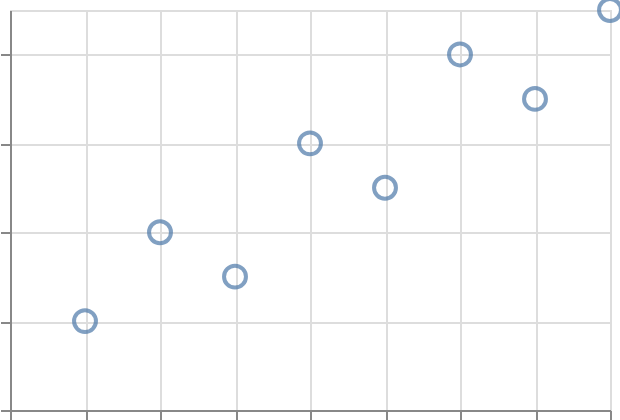

Express this chart as Vega-Lite.
### Vega-Lite specification from a JSON file in a GitHub repository (floating-point values rounded to 4 significant figures)
{"$schema": "https://vega.github.io/schema/vega-lite/v6.json", "padding": 5, "autosize": "none", "width": 300, "height": 200, "data": {"name": "table", "values": [{"c": "A", "g": "p", "x": 1, "y": 2, "v": 5, "t": "2024-01-15", "o": {"v": 3}, "IMDB Rating": 6.1, "d": "x1"}, {"c": "B", "g": "q", "x": 2, "y": 4, "v": 9, "t": "2024-02-20", "o": {"v": 7}, "IMDB Rating": 7.4, "d": "x2"}, {"c": "A", "g": "q", "x": 3, "y": 3, "v": 2, "t": "2024-03-05", "o": {"v": 1}, "IMDB Rating": 5.2, "d": "x1"}, {"c": "C", "g": "p", "x": 4, "y": 6, "v": 7, "t": "2024-05-30", "o": {"v": 4}, "IMDB Rating": 8.8, "d": "x3"}, {"c": "B", "g": "p", "x": 5, "y": 5, "v": 4, "t": "2024-07-11", "o": {"v": 9}, "IMDB Rating": 6.9, "d": "x2"}, {"c": "C", "g": "q", "x": 6, "y": 8, "v": 6, "t": "2024-09-02", "o": {"v": 2}, "IMDB Rating": 7.7, "d": "x3"}, {"c": "A", "g": "p", "x": 7, "y": 7, "v": 8, "t": "2024-11-25", "o": {"v": 5}, "IMDB Rating": 4.4, "d": "x1"}, {"c": "B", "g": "q", "x": 8, "y": 9, "v": 3, "t": "2024-12-31", "o": {"v": 8}, "IMDB Rating": 9.1, "d": "x2"}]}, "mark": "point", "encoding": {"x": {"field": "x", "type": "quantitative"}, "y": {"field": "y", "type": "quantitative"}, "size": {"value": {"expr": "dotSize"}}}, "params": [{"name": "dotSize", "value": 120}]}
